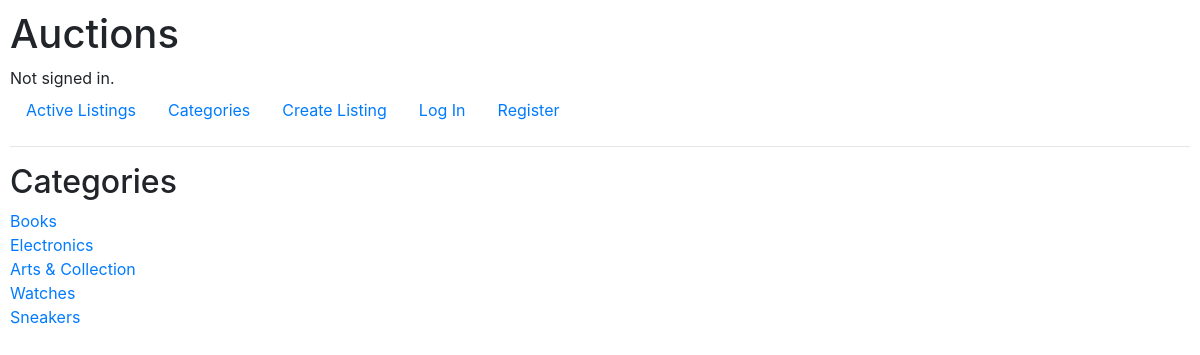
The page /categories on the database its author committed.
### auctions/models.py (models this page shows)
class Category(models.Model):
    name = models.CharField(max_length=64 , unique= True)
    def __str__(self):
        return self.name

### auctions/views.py (the view)
# urls.py: path("categories", views.categories, name="categories"),
def categories(request):
    categories = Category.objects.all()
    return render(request, "auctions/categories.html", {
        "categories": categories
    })

### auctions/templates/auctions/categories.html
{% extends "auctions/layout.html" %}
{% block body %}
<h2>Categories</h2>
{% for category in categories %}
    <a href="{% url 'category_page' category.id %}">{{ category }}</a>
<br>
{% empty %}
    <p>No categories found.</p>
{% endfor %}
{% endblock %}

### auctions/templates/auctions/layout.html (shortened to what this page needs)
{% load static %}
<!DOCTYPE html>
<html lang="en">
    <head>
        <link rel="stylesheet" href="https://stackpath.bootstrapcdn.com/bootstrap/4.4.1/css/bootstrap.min.css">
        <link href="{% static 'auctions/styles.css' %}" rel="stylesheet">
    </head>
    <body>
        <h1>Auctions</h1>
        <div>
            {% if user.is_authenticated %}
                Signed in as <strong>{{ user.username }}</strong>.
            {% else %}
                Not signed in.
            {% endif %}
        </div>
        <ul class="nav">
            <li class="nav-item">
                <a class="nav-link" href="{% url 'index' %}">Active Listings</a>
            </li>
            <li class="nav-item">
                <a class="nav-link" href="{% url 'categories' %}">Categories</a>
            </li>
            <li class="nav-item">
                 <a class="nav-link" href="{% url 'create_listing' %}">Create Listing</a>
            </li>
            {% if user.is_authenticated %}
                <li class="nav-item">
                    <a class="nav-link" href="{% url 'watchlist_view' %}">My Watchlist</a>
                </li>
                <li class="nav-item">
                    <a class="nav-link" href="{% url 'logout' %}">Log Out</a>
                </li>
            {% else %}
                <li class="nav-item">
                    <a class="nav-link" href="{% url 'login' %}">Log In</a>
                </li>
                <li class="nav-item">
                    <a class="nav-link" href="{% url 'register' %}">Register</a>
                </li>
            {% endif %}
        </ul>
        <hr>
        {% block body %}
        {% endblock %}
    </body>
</html>

### auctions/static/auctions/styles.css (style rules this page uses)
body { padding: 10px; }

### rows shown on the page
Category: name "Books"
Category: name "Electronics"
Category: name "Arts & Collection"
Category: name "Watches"
Category: name "Sneakers"
